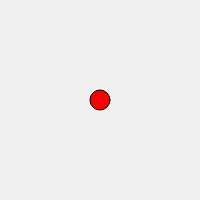
Frame 1 (no input)
Frame 60 (no input): identical to frame 1, image omitted
Frame 120 (the mouse pressed at the canvas centre since frame 60): identical to frame 1, image omitted

The p5.js sketch that drew this single still picture (run headless with seeded random() and noise() and a simulated clock; from frame 60 on, the mouse is pressed at the canvas centre):

// p5.js sketch
// ── sketch.js
// http://www.ac-grenoble.fr/disciplines/informatiquelycee/p5_base_a8.html
// déplacment avec les flèches

var rayon=10;
var x;
var y;
var pas=5;

function setup()
{
  createCanvas(200,200);
  x=width/2;
  y=height/2;
  stroke(0);
  fill(255,0,0);
}


function draw()
{
  background(240);
  ellipse(x,y,2*rayon,2*rayon);
  if (keyIsDown(LEFT_ARROW))  // left
  {
    x=x-pas;
    if (x<=rayon)
    {
     x=rayon; 
    }
  }
  else 
  if (keyIsDown(UP_ARROW))  // up
  {
    y=y-pas;
    if (y<=rayon)
    {
     y=rayon; 
    }
  } 
  else
  if (keyIsDown(RIGHT_ARROW))  // right
  {
    x=x+pas;
    if (x>=width-rayon)
    {
     x=width-rayon; 
    }
  }
  else 
  if (keyIsDown(DOWN_ARROW))  // down
  {
    y=y+pas;
    if (y>=height-rayon)
    {
     y=height-rayon; 
    }
  } 
}
